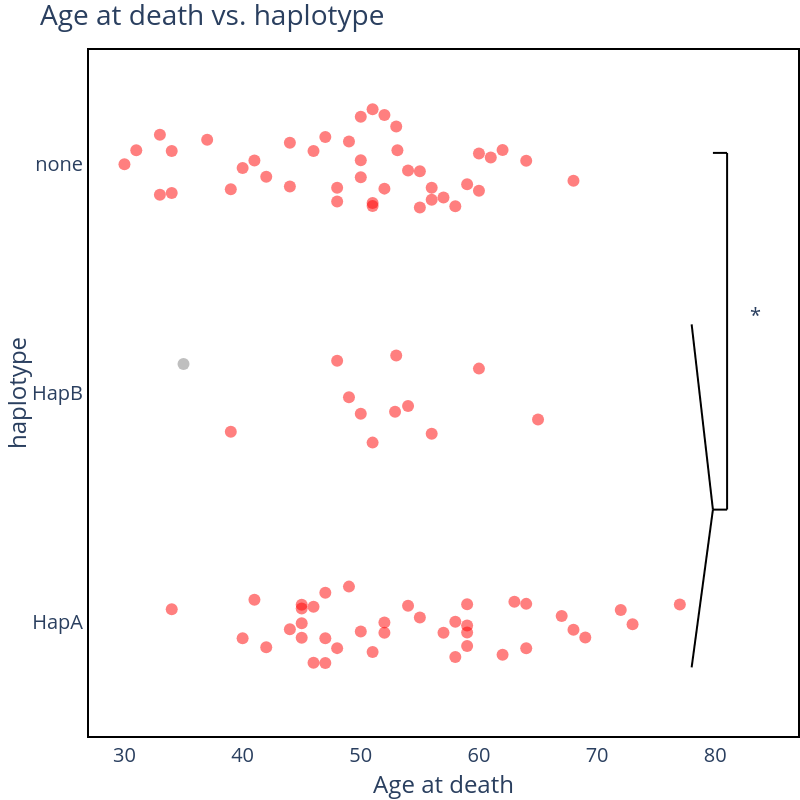

The notebook cell this image was saved under:
### Code cell
age_strip_plot("AGEATDEATH")

### Figure 1 — Plotly figure (JSON) as saved in the notebook; plotly's stock layout.template omitted (floating-point values rounded to 4 significant figures)
{"data": [{"alignmentgroup": "True", "boxpoints": "all", "customdata": [["rr_EMC13_65"], ["rr_NA14_199"], ["rr_NA19_291"], ["rr_NA19_309"], ["rr_CW05_004"], ["rr_QSBB51_18"], ["rr_NA21_285"], ["rr_PIDN17760"], ["rr_NA23_005"], ["rr_NA23_161"], ["rr_A02_164"], ["rr_Pt_3303"], ["rr_LN_C12_07006"], ["rr_X5817"], ["rr_PIDN12322"], ["rr_RNBC-22_16"], ["rr_NP18739"], ["rr_PIDN6543"], ["rr_PIDN9402"], ["rr_UNSW22478"], ["rr_UP101220"], ["rr_UNSW2220"], ["rr_NA09_238"], ["rr_NA01_027"], ["rr_UNSW2185"], ["rr_KULA_22549"], ["rr_IB5534"], ["rr_NHB18_068"], ["rr_UBC66_1"], ["rr_KCLA156_17"], ["rr_NHB15_114"], ["rr_KULA_23717"], ["rr_FTD196_1"], ["rr_NHB05_082"], ["rr_Ro_AH11.6"], ["rr_NHB05_059"], ["rr_NHB03_018"], ["rr_EMC2013_098"], ["rr_NHB14_059"], ["rr_UCL2783"], ["rr_PIDN738"], ["rr_PIDN106"], ["rr_C641_12"], ["rr_FTD397_1"], ["rr_NHB95_041"], ["rr_RZ462"], ["rr_RZ257"], ["rr_R556"], ["rr_A15-074"], ["rr_KCLA311_98"], ["rr_LN_C10_25594"], ["rr_NHB15_065"], ["rr_2005_044"], ["rr_Ro_AH11.2"], ["rr_UNSW22488"], ["rr_NP43508"], ["rr_CR23_3089"], ["rr_2021_017"], ["rr_E13_56"], ["rr_LN_N00_1835"], ["rr_Pt_8482"], ["rr_LN_C14_36644"], ["rr_2132"], ["rr_QSBB81_17"], ["rr_2T7T4"], ["rr_CW00_009"], ["rr_NHB16_047"], ["rr_NHB94_068"], ["rr_IB6387"], ["rr_KCLA061_16"], ["rr_KULA_24063"], ["rr_Muk49"], ["rr_7965"], ["rr_NA20_415"], ["rr_NA22_425"], ["rr_NA22_197"], ["rr_NA22_365"], ["rr_NRA22654"], ["rr_A06_120"], ["rr_UCL12461"], ["rr_UCL1506"], ["rr_UCL19247"], ["rr_Mbb_DPM95_34"], ["rr_VA05_109"], ["rr_X5929"], ["rr_PIDN1734"], ["rr_PIDN19525"], ["rr_PIDN2662"], ["rr_PIDN3794"], ["rr_PIDN22286"], ["rr_A17_05"], ["rr_Mbb_NSP90_18"]], "fillcolor": "rgba(255,255,255,0)", "hoveron": "points", "hovertemplate": "issue=N<br>Age at death=%{x}<br>haplotype=%{y}<br>Gentli_ID=%{customdata[0]}<extra></extra>", "jitter": 1, "legendgroup": "N", "line": {"color": "rgba(255,255,255,0)"}, "marker": {"color": "red", "opacity": 0.5, "size": 12}, "name": "N", "offsetgroup": "N", "orientation": "h", "pointpos": 0, "showlegend": true, "type": "box", "x": [47.0, 45.0, 45.0, 49.0, 48.0, 67.0, 73.0, 72.0, 57.0, 44.0, 64.0, 59.0, 54.0, 58.0, 63.0, 59.0, 52.0, 55.0, 47.0, 62.0, 51.0, 59.0, 58.0, 42.0, 68.0, 47.0, 34.0, 59.0, 52.0, 40.0, 77.0, 45.0, 69.0, 46.0, 64.0, 41.0, 45.0, 50.0, 46.0, 51.0, 48.0, 56.0, 39.0, 52.9, 60.0, 54.0, 50.0, 49.0, 53.0, 65.0, 44.0, 52.0, 51.0, 50.0, 39.0, 60.0, 33.0, 30.0, 31.0, 34.0, 62.0, 55.0, 68.0, 59.0, 40.0, 56.0, 54.0, 58.0, 55.0, 53.0, 46.0, 33.0, 53.1, 64.0, 56.0, 48.0, 48.0, 50.0, 41.0, 52.0, 60.0, 51.0, 42.0, 49.0, 44.0, 57.0, 34.0, 51.0, 37.0, 61.0, 47.0, 50.0], "x0": " ", "xaxis": "x", "y": ["HapA", "HapA", "HapA", "HapA", "HapA", "HapA", "HapA", "HapA", "HapA", "HapA", "HapA", "HapA", "HapA", "HapA", "HapA", "HapA", "HapA", "HapA", "HapA", "HapA", "HapA", "HapA", "HapA", "HapA", "HapA", "HapA", "HapA", "HapA", "HapA", "HapA", "HapA", "HapA", "HapA", "HapA", "HapA", "HapA", "HapA", "HapA", "HapA", "HapB", "HapB", "HapB", "HapB", "HapB", "HapB", "HapB", "HapB", "HapB", "HapB", "HapB", "none", "none", "none", "none", "none", "none", "none", "none", "none", "none", "none", "none", "none", "none", "none", "none", "none", "none", "none", "none", "none", "none", "none", "none", "none", "none", "none", "none", "none", "none", "none", "none", "none", "none", "none", "none", "none", "none", "none", "none", "none", "none"], "y0": " ", "yaxis": "y"}, {"alignmentgroup": "True", "boxpoints": "all", "customdata": [["rr_PIDN4463"]], "fillcolor": "rgba(255,255,255,0)", "hoveron": "points", "hovertemplate": "issue=Y<br>Age at death=%{x}<br>haplotype=%{y}<br>Gentli_ID=%{customdata[0]}<extra></extra>", "jitter": 1, "legendgroup": "Y", "line": {"color": "rgba(255,255,255,0)"}, "marker": {"color": "grey", "opacity": 0.5, "size": 12}, "name": "Y", "offsetgroup": "Y", "orientation": "h", "pointpos": 0, "showlegend": true, "type": "box", "x": [35.0], "x0": " ", "xaxis": "x", "y": ["HapB"], "y0": " ", "yaxis": "y"}], "layout": {"annotations": [{"font": {"size": 20}, "showarrow": false, "text": "*", "x": 0.95, "xref": "paper", "y": 0.615, "yref": "paper"}], "boxmode": "overlay", "font": {"size": 20}, "height": 800, "legend": {"title": {"text": "issue"}, "tracegroupgap": 0}, "margin": {"b": 0, "l": 0, "r": 0, "t": 50}, "plot_bgcolor": "rgba(0, 0, 0, 0)", "shapes": [{"line": {"color": "black", "width": 2}, "type": "line", "x0": 0.9, "x1": 0.9, "xref": "paper", "y0": 0.85, "y1": 0.33, "yref": "paper"}, {"line": {"color": "black", "width": 2}, "type": "line", "x0": 0.85, "x1": 0.88, "xref": "paper", "y0": 0.6, "y1": 0.33, "yref": "paper"}, {"line": {"color": "black", "width": 2}, "type": "line", "x0": 0.85, "x1": 0.88, "xref": "paper", "y0": 0.1, "y1": 0.33, "yref": "paper"}, {"line": {"color": "black", "width": 2}, "type": "line", "x0": 0.88, "x1": 0.9, "xref": "paper", "y0": 0.33, "y1": 0.33, "yref": "paper"}, {"line": {"color": "black", "width": 2}, "type": "line", "x0": 0.88, "x1": 0.9, "xref": "paper", "y0": 0.85, "y1": 0.85, "yref": "paper"}], "showlegend": false, "title": {"text": "Age at death vs. haplotype"}, "width": 800, "xaxis": {"anchor": "y", "domain": [0, 1], "linecolor": "black", "linewidth": 2, "mirror": true, "range": [27, 87], "showline": true, "title": {"text": "Age at death"}}, "yaxis": {"anchor": "x", "domain": [0, 1], "linecolor": "black", "linewidth": 2, "mirror": true, "showline": true, "title": {"text": "haplotype"}}}}
